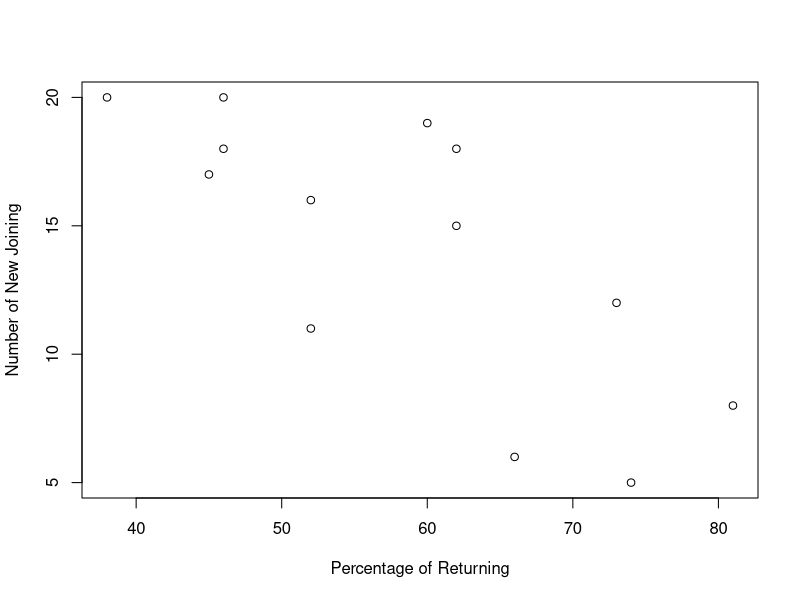
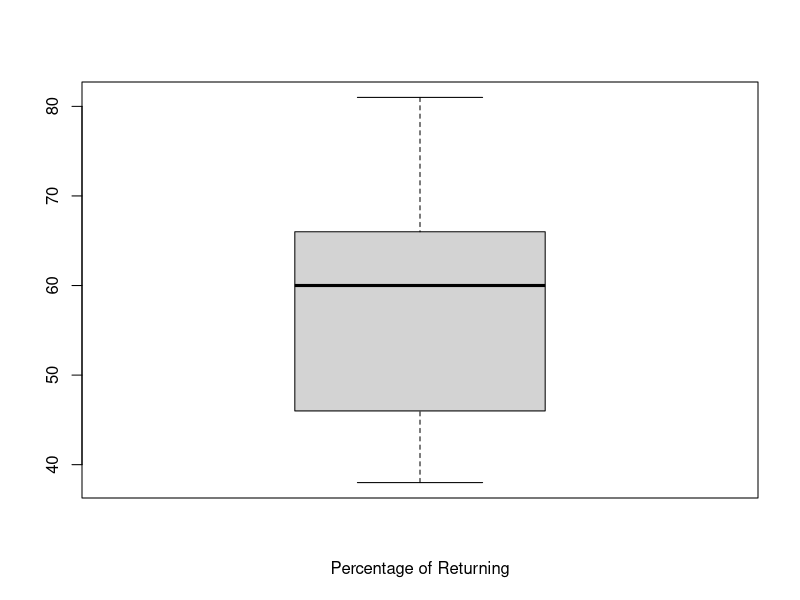
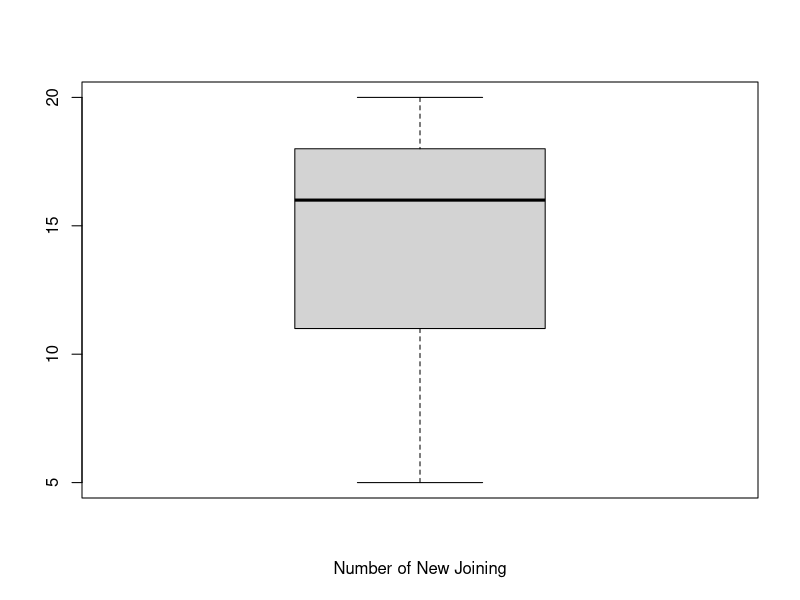
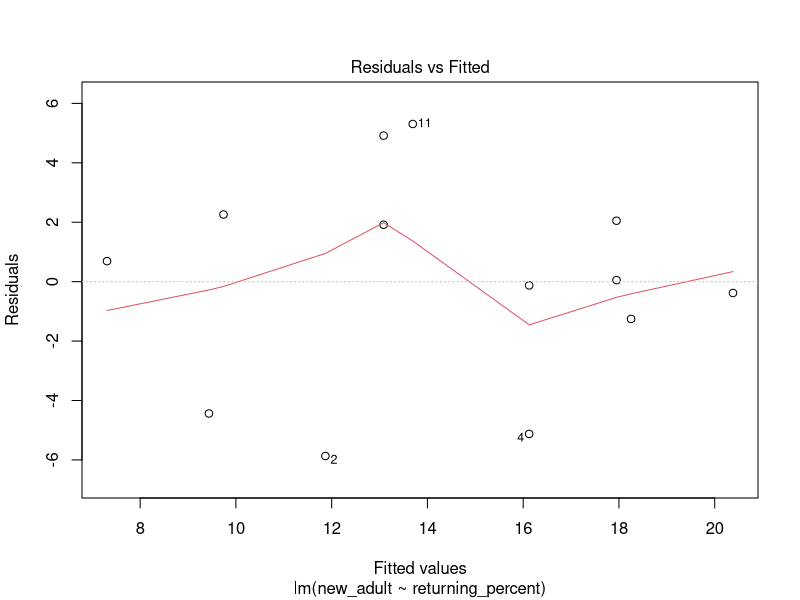
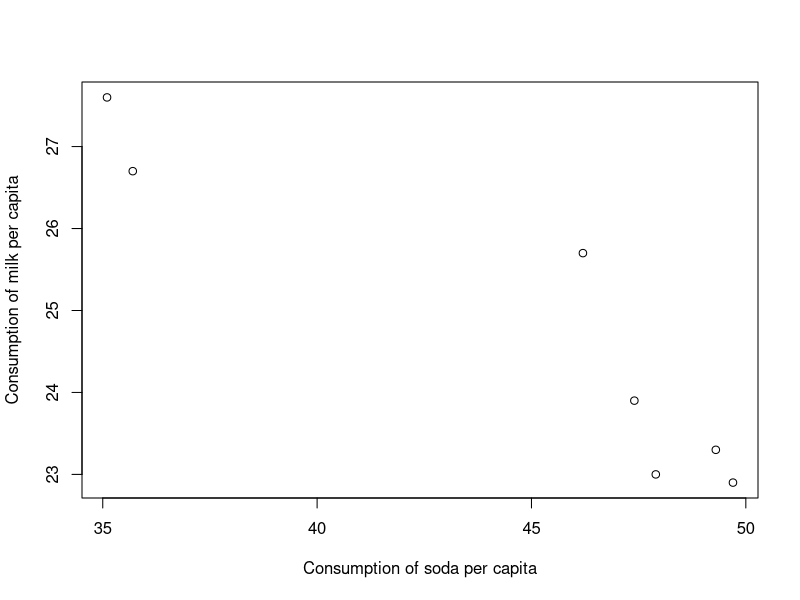
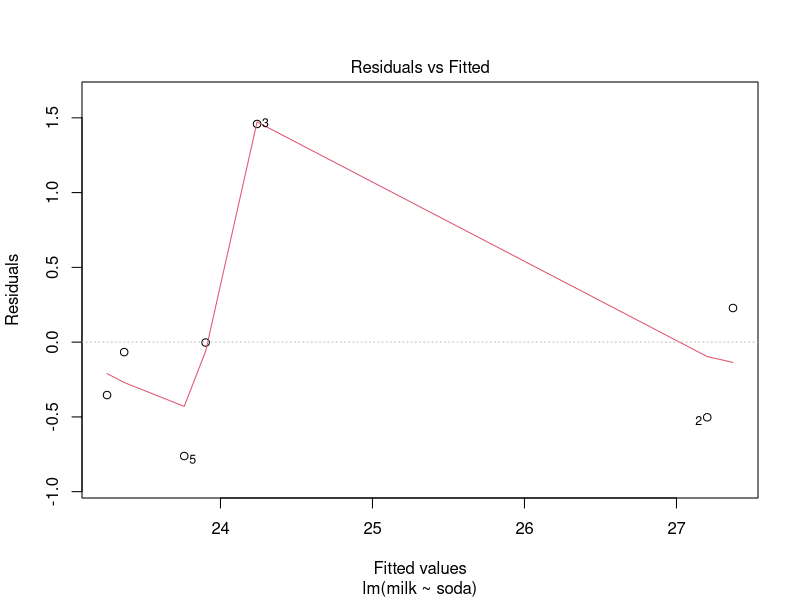
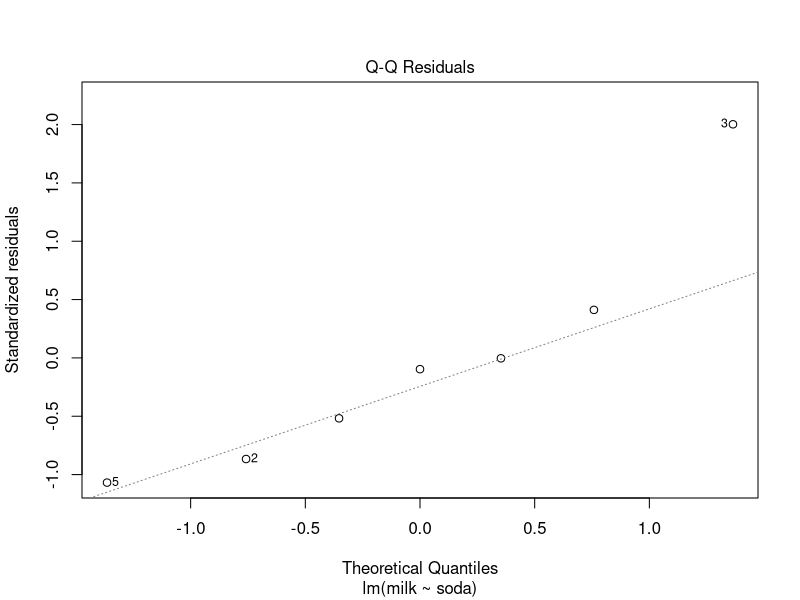

Recreate these plots in R, in order.
# Problem 1
# (a)
returning_percent <- c(74, 66, 81, 52, 73, 62, 52, 45, 62, 46, 60, 46, 38)
new_adult <- c(5, 6, 8, 11, 12, 15, 16, 17, 18, 18, 19, 20, 20)
plot(returning_percent, new_adult, xlab="Percentage of Returning", ylab="Number of New Joining")
boxplot(returning_percent, xlab="Percentage of Returning")
boxplot(new_adult, xlab="Number of New Joining")

# (b)
mean(returning_percent)
mean(new_adult)
sd(returning_percent)**2
sd(new_adult)**2

sum = 0.0
for (i in 1:length(returning_percent)){
  count <- ((returning_percent[i]-mean(returning_percent)) * (new_adult[i] - mean(new_adult)))
  sum <- sum + count
}
r <- sum / ((sd(returning_percent)*sqrt(length(returning_percent)-1)) * (sd(new_adult)*sqrt(length(new_adult)-1)))
r

# (c)
cor(returning_percent, new_adult, method="pearson")
cor(returning_percent, new_adult, method="kendall")
cor(returning_percent, new_adult, method="spearman")

# (d)
xy <- data.frame(returning_percent, new_adult)
model <- lm(new_adult ~ returning_percent, data=xy)
model
sigma(model)

# (e)
summary(model)
r**2

# (f)
residuals(model)
plot(model, which=1)


# Problem 2
# (a)
soda <- c(35.1, 35.7, 46.2, 47.4, 47.9, 49.7, 49.3)
milk <- c(27.6, 26.7, 25.7, 23.9, 23.0, 22.9, 23.3)
plot(soda, milk, xlab="Consumption of soda per capita", ylab="Consumption of milk per capita")

# (b)
cor(soda, milk, method="pearson")
cor(soda, milk, method="kendall")
cor(soda, milk, method="spearman")

# (c)
xy <- data.frame(soda, milk)
model <- lm(milk ~ soda, data=xy)
model

# (d)
plot(model, which=1)
plot(model, which=2)